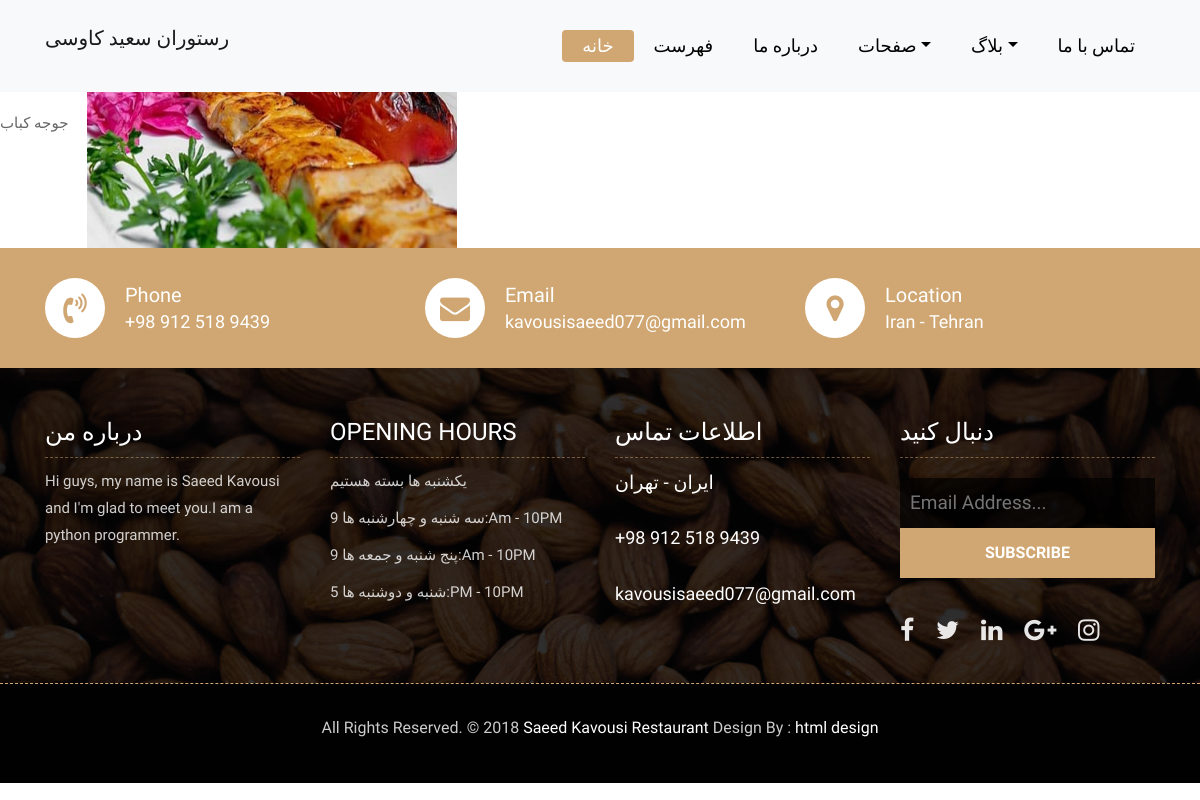
/Food/2/, run on the app's committed database.
### Food/models.py (models this page shows, shortened)
class Food(models.Model):
    FOOD_TYPE = [
        ("breakfast", "صبحانه"),
        ("drinks", "نهار"),
        ("lunch", "نهار"),
        ("dinner", "شام"),
    ]
    name = models.CharField(max_length=100)
    descriptions = models.CharField(_('توضیحات'),max_length=100 )
    rate = models.IntegerField(_("امتیاز"), default=0)
    price = models.IntegerField()
    time = models.IntegerField(_("زمان لازم"))
    pup_date = models.DateField(_("تاریخ انتشار"), auto_now=False, auto_now_add=True)
    photo = models.ImageField(upload_to='Food/')
    type_food= models.CharField(_("نوع غذا"), max_length=20, choices=FOOD_TYPE, default="lunch")

### Food/views.py (the view)
# urls.py: path("<int:id>/", views.food_detail, name="detail")
def food_detail(request, id):
    food = Food.objects.get(id=id)
    context = {
        "food": food
    }
    return render(request, "Food/detail.html", context)

### Food/templates/Food/detail.html
{% extends "base.html" %}
{% block content %}
    {{ food.name }}
    <img src="{{ food.photo.url }}" class=" col-md-4 ">
{% endblock content %}

### static/css/style.css (style rules this page uses)
body { color: #666666; font-size: 15px; font-family: 'Athiti', sans-serif; line-height: 1.80857; }

### data on the page
Food: name "جوجه کباب", photo (picture)
